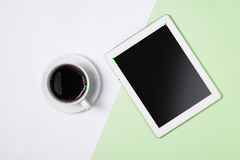
#> input picture opencv4-python/jingdu.png, 240 x 160 px, found by its file name
$ python '32_FAST Angle point detector.py'
#> lines starting #> are read from the running program, lines starting #| are printed output that depends on the picture
import numpy as np
import cv2 as cv
from matplotlib import pyplot as plt
path = r'D:\Laboratory\Study\Computer Vision\opencv4-python\jingdu.png'
img = cv.imread(path,0)
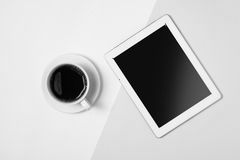
#> img: shape (160, 240); min 0, max 255, mean 194.4
# 用默认值初始化FAST对象
fast = cv.FastFeatureDetector_create()
# 寻找并绘制关键点
kp = fast.detect(img,None)
#> kp = 334 keypoints; strongest (x, y, size): (114, 59, 7), (159, 126, 7), (164, 25, 7), (210, 93, 7)
img2 = cv.drawKeypoints(img, kp, None, color=(255,0,0))
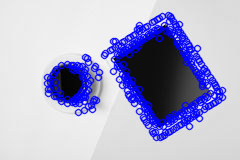
#> img2: shape (160, 240, 3); mean of channels 0, 1, 2 206.9, 172.7, 172.7; drawn as B, G, R
# 打印所有默认参数
print( "Threshold: {}".format(fast.getThreshold()) )
print( "nonmaxSuppression:{}".format(fast.getNonmaxSuppression()) )
print( "neighborhood: {}".format(fast.getType()) )
print( "Total Keypoints with nonmaxSuppression: {}".format(len(kp)) )
#| Total Keypoints with nonmaxSuppression: 334
cv.imwrite('fast_true.png',img2)
# 关闭非极大抑制
fast.setNonmaxSuppression(0)
kp = fast.detect(img,None)
#> kp = 802 keypoints; strongest (x, y, size): (164, 14, 7), (165, 14, 7), (166, 14, 7), (167, 14, 7)
print( "Total Keypoints without nonmaxSuppression: {}".format(len(kp)) )
#| Total Keypoints without nonmaxSuppression: 802
img3 = cv.drawKeypoints(img, kp, None, color=(255,0,0))
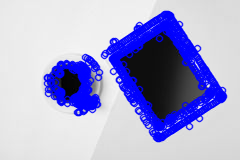
#> img3: shape (160, 240, 3); mean of channels 0, 1, 2 210.6, 165.9, 165.9; drawn as B, G, R

# cv.imwrite('D:/Laboratory/Study/Computer Vision/opencv4-python/jingdu1.png', img3)

plt.subplot(121),plt.imshow(img),plt.title('yuantu')
plt.subplot(122),plt.imshow(img3),plt.title('jieguo')
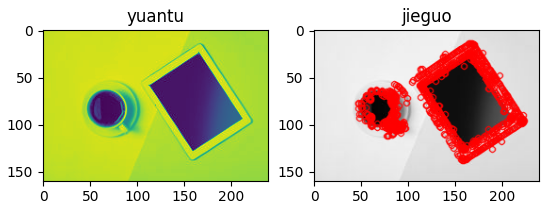
#> figure drawn by matplotlib, 2 panels

$ run again, with opencv4-python/chedao.png copied over opencv4-python/jingdu.png
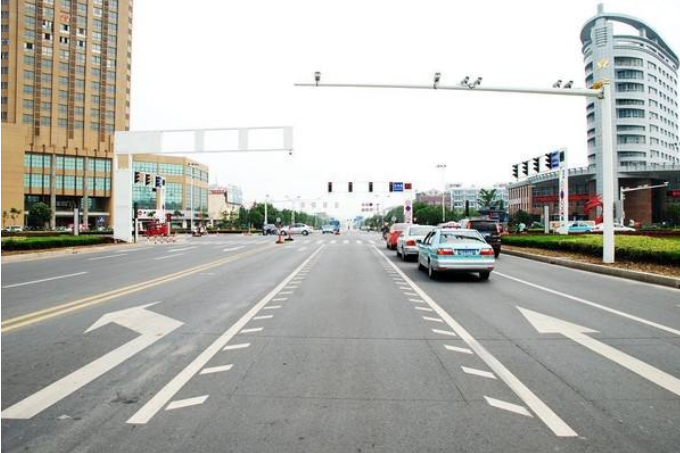
#> input picture opencv4-python/chedao.png, 680 x 453 px, found by its file name
#> `kp = fast.detect(img,None)`: kp = 4913 keypoints; strongest (x, y, size): (526, 173, 7), (547, 165, 7), (350, 190, 7), (370, 190, 7)
#> `img2 = cv.drawKeypoints(img, kp, None, color=(255,0,0))`:
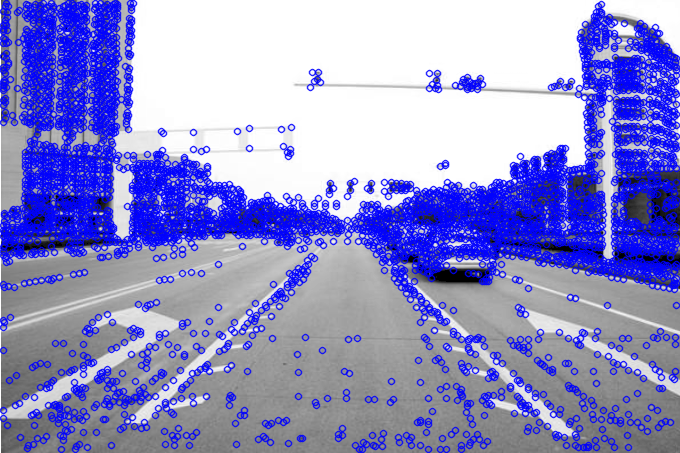
#> img2: shape (453, 680, 3); mean of channels 0, 1, 2 204.7, 143.4, 143.4; drawn as B, G, R
#| Total Keypoints with nonmaxSuppression: 4913
#> `kp = fast.detect(img,None)`: kp = 23298 keypoints; strongest (x, y, size): (6, 3, 7), (35, 3, 7), (43, 3, 7), (50, 3, 7)
#| Total Keypoints without nonmaxSuppression: 23298
#> `plt.subplot(122),plt.imshow(img3),plt.title('jieguo')`:
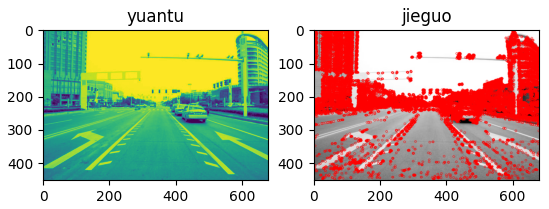
#> figure drawn by matplotlib, 2 panels
